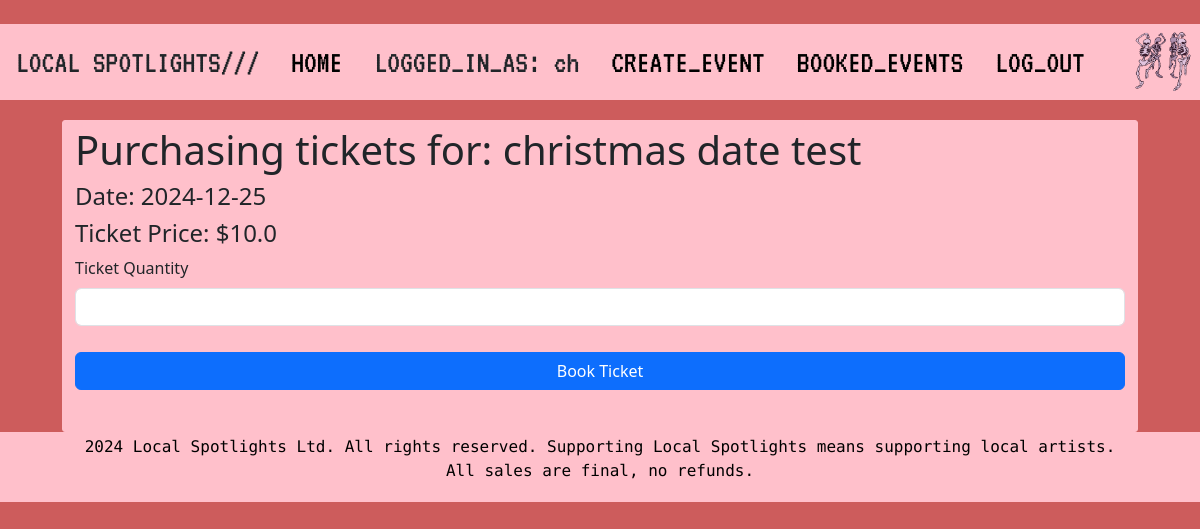
The page /events/8/booking (signed in) on the database its author committed.
### local_spotlights/models.py (models this page shows, shortened)
class User(db.Model, UserMixin):
    __tablename__ = 'users'
    id = db.Column(db.Integer, primary_key=True)
    name = db.Column(db.String(100), index=True, unique=True, nullable=False)
    email_id = db.Column(db.String(100), index=True, nullable=False)
    password_hash = db.Column(db.String(255), nullable=False)
    mobile_num = db.Column(db.String(20))
    address = db.Column(db.String(100))
    comments = db.relationship('Comment', backref='user')
    events = db.relationship('Event', backref='user')
    order = db.relationship('Order', backref='user')

class Event(db.Model):
    __tablename__ = 'events'
    id = db.Column(db.Integer, primary_key=True)
    artist = db.Column(db.String(80))
    description = db.Column(db.String(200))
    img = db.Column(db.String(400))
    genre = db.Column(db.String(100))
    venue = db.Column(db.String(300))
    date = db.Column(db.Date)
    start_time = db.Column(db.Time)
    end_time = db.Column(db.Time)
    ticket_quantity = db.Column(db.Integer)
    ticket_price = db.Column(db.Float(20))
    comments = db.relationship('Comment', backref='event')
    status = db.relationship('EventStatus', backref='event', uselist=False)
    order = db.relationship('Order', backref="event")
    user_id = db.Column(db.Integer, db.ForeignKey('users.id'))

### local_spotlights/events.py (the view, shortened to what this page needs)
@eventbp.route('/<id>/booking', methods = ['GET', 'POST'])
@login_required
def booking(id):
    event = db.session.scalar(db.select(Event).where(Event.id == id))
    print(event.artist)
    if not event:
        abort(404)
    event_status = db.session.scalar(db.select(EventStatus).where(EventStatus.event_id == id))
    print(event_status.status)
    if not event_status:
        abort(404)
    form = TicketBookingForm(event_id=id)
    return render_template('events/booking.html', form=form, event=event)

### local_spotlights/forms.py
class TicketBookingForm(FlaskForm):
    ticket_quantity = IntegerField("Ticket Quantity")
    submit = SubmitField("Book Ticket")

### local_spotlights/__init__.py (called while the page is built)
def create_app():
   app = Flask(__name__)  # this is the name of the module/package that is calling this app
   app.debug = True
   app.secret_key = 'somesecretkey'
   app.config['SQLALCHEMY_DATABASE_URI'] = 'sqlite:///sitedata.sqlite'
   db.init_app(app)
   Bootstrap5(app)
   login_manager = LoginManager()
   login_manager.login_view = 'auth.login'
   login_manager.init_app(app)
   from .models import User
   @login_manager.user_loader
   def load_user(user_id):
      return User.query.get(int(user_id))
   from . import views
   app.register_blueprint(views.main_bp)
   from . import auth
   app.register_blueprint(auth.auth_bp)
   from . import events
   app.register_blueprint(events.eventbp)
   @app.context_processor
   def get_context():
      year = datetime.datetime.today().year
      return dict(year=year)
   return app

### local_spotlights/templates/events/booking.html (shortened to what this page needs)
﻿{% extends "base.html" %}
{% from 'bootstrap5/form.html' import render_form %}
{% block head %}
<head>
    {{ super() }}
    <link rel="stylesheet" type="text/css" href="{{url_for('static', filename='styles/booking_style.css')}}" />
</head>
{% endblock head %}
    {% block content %}
    <div class="row" style="margin: 0px 50px 0px 50px;">
        <div class="col-75">
            <div class="container">
                <h1>Purchasing tickets for: {{event.artist}}</h1>
                <h4>Date: {{event.date}}</h4>
                <h4>Ticket Price: ${{event.ticket_price}}</h4>
                {{render_form(form)}}
            </div>
        </div>
    </div>
    {% endblock content %}

### local_spotlights/templates/base.html (shortened to what this page needs)
<!DOCTYPE html>
<html>
{% block head %}
<head>
    <link rel="stylesheet" href="https://cdnjs.cloudflare.com/ajax/libs/font-awesome/4.7.0/css/font-awesome.min.css">
</head>
{% endblock head %}
<body>
    <div class="topnav" id="myTopnav">
        <a>LOCAL SPOTLIGHTS///</a>
        <a href="{{ url_for('main.index') }}">HOME</a>
    {% if current_user.is_authenticated %}
        <a>LOGGED_IN_AS: {{current_user.name}}</a>
        <a href="{{ url_for('event.create') }}">CREATE_EVENT</a>
        <a href="{{ url_for('event.booked_events')}}">BOOKED_EVENTS</a>
        <a href="{{ url_for('auth.logout') }}">LOG_OUT</a>
    {% else %}
        <a href="{{ url_for('auth.register') }}">REGISTER</a>
        <a href="{{ url_for('auth.login') }}">LOG_IN</a>
    {% endif %}
        <img src="{{ url_for('static', filename='img/gif_1.gif') }}" style="height: 70px; float: right; width: 70px">
    </div>
    {% block content %} {% endblock content %}
        <footer style="bottom:0; font-family:azeret mono; text-align: center; padding: 3px; background-color: pink; color: black;">
            <p>
                {{year}} Local Spotlights Ltd. All rights reserved. Supporting Local Spotlights means supporting local artists.
                <br /> All sales are final, no refunds.
            </p>
        </footer>
    <link href="https://cdn.jsdelivr.net/npm/bootstrap@5.3.3/dist/css/bootstrap.min.css" rel="stylesheet"
>
</body>
</html>

### local_spotlights/static/styles/booking_style.css (style rules this page uses)
body { background-color: indianred !important; font-size: 30px; font-family: Pixelify Sans; font-weight: 500; }
.topnav { background-color: pink; overflow: hidden; margin-bottom: 20px; }
.topnav a { float: left; display: block; color: black; text-align: center; padding: 14px 16px; text-decoration: none; font-size: 32px; font-family: VT323; font-weight: 500; }
.row { display: -ms-flexbox; display: flex; -ms-flex-wrap: wrap; flex-wrap: wrap; margin: 0 -16px; }
.col-75 { -ms-flex: 75%; flex: 75%; }
.col-25, .col-50, .col-75 { padding: 0 16px; }
.container { background-color: pink; padding: 5px 20px 15px 20px; border: 1px solid pink; border-radius: 3px; }
label { margin-bottom: 10px; display: block; }
.btn { background-color: black; color: antiquewhite; padding: 12px; margin: 10px 0; border: none; width: 100%; border-radius: 3px; cursor: pointer; font-size: 17px; }

### rows shown on the page
User: name "ch"
Event: artist "christmas date test", date "2024-12-25", ticket_price "10.0"
